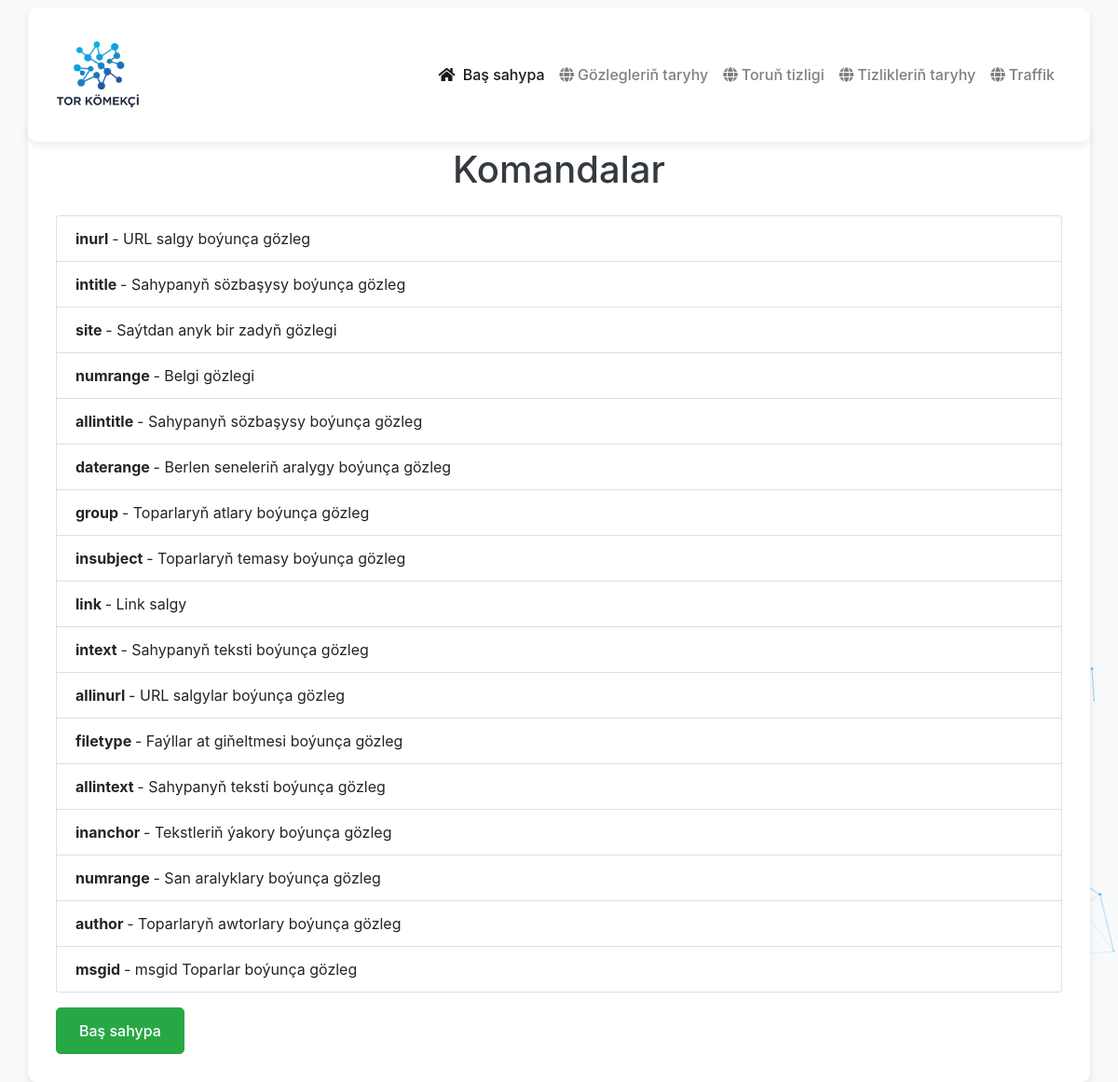
Page /list/ on the committed database.
### app/models.py (models this page shows, shortened)
class Commands(models.Model):
    command = models.CharField(max_length=255, null=True)
    description = models.TextField(blank=True)
    class Meta:
        verbose_name="Buýruk"
        verbose_name_plural="Buýruklar"

### app/views.py (the view)
# urls.py: path('list/', com_list, name='com_list'),
def com_list(request):
    results = Commands.objects.all()
    return render(request, 'speed_tester/command_list.html', {'results': results})

### app/templates/speed_tester/command_list.html
{% extends "layouts.html" %}
{% load static %}
{% block content %}
<div class="container mt-5">
    <h1>Komandalar</h1>
    {% if results %}
        <ul class="list-group">
            {% for result in results %}
                <li class="list-group-item">
                    <strong>{{ result.command }} </strong> - {{ result.description }}
                </li>
            {% endfor %}
        </ul>
        <a href="{% url 'home' %}" class="btn btn-success mt-3">Baş sahypa</a>
    {% endif %}
</div>
{% endblock %}

### rows in the picture
Commands: command "inurl", description "URL salgy boýunça gözleg"
Commands: command "intitle", description "Sahypanyň sözbaşysy boýunça gözleg"
Commands: command "site", description "Saýtdan anyk bir zadyň gözlegi"
Commands: command "numrange", description "Belgi gözlegi"
Commands: command "allintitle", description "Sahypanyň sözbaşysy boýunça gözleg"
Commands: command "daterange", description "Berlen seneleriň aralygy boýunça gözleg"
Commands: command "group", description "Toparlaryň atlary boýunça gözleg"
Commands: command "insubject", description "Toparlaryň temasy boýunça gözleg"
Commands: command "link", description "Link salgy"
Commands: command "intext", description "Sahypanyň teksti boýunça gözleg"
Commands: command "allinurl", description "URL salgylar boýunça gözleg"
Commands: command "filetype", description "Faýllar at giňeltmesi boýunça gözleg"
Commands: command "allintext", description "Sahypanyň teksti boýunça gözleg"
Commands: command "inanchor", description "Tekstleriň ýakory boýunça gözleg"
Commands: command "numrange", description "San aralyklary boýunça gözleg"
Commands: command "author", description "Toparlaryň awtorlary boýunça gözleg"
Commands: command "msgid", description "msgid Toparlar boýunça gözleg"
